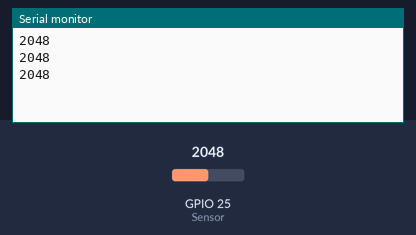
Bench run of a sketch on a simulated ESP32-S3. On the bench: the last lines printed to the serial monitor. The test bench sets the inputs (shaded band); at power-on: GPIO 25 (Sensor) = 2048.

Above: at 1.3 s.
1.4 s: GPIO 25 (Sensor) set to 2866
At 1.9 s:
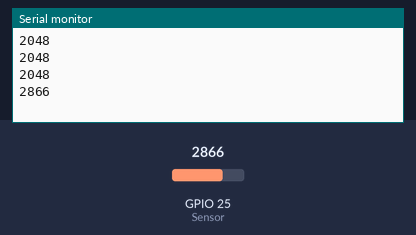
2.9 s: GPIO 25 (Sensor) set to 3603
At 3.4 s:
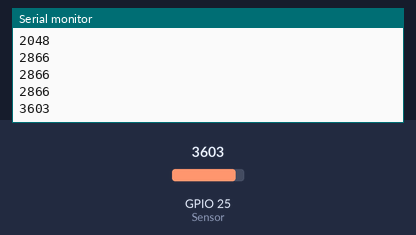
Timing chart, 0 to 5.9 s (numbered marks = the images above; inputs shaded):
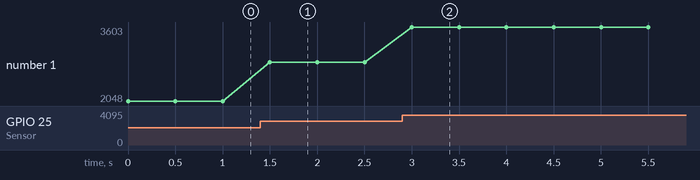

Measured:
- after the input at 1.4 s, the serial monitor: prints a new line after 0.10 s (image 1)
- after the input at 2.9 s, the serial monitor: prints a new line after 0.10 s (image 2)
- plotted number 1: 2048 → 2866 after the input at 1.4 s, 2866 → 3603 after the input at 2.9 s

The sketch:

sound-analog.ino
```cpp
const int Sensor = 25;        // Use an ADC-capable pin on ESP32-S3 (e.g., GPIO 14)

int level;

void setup() {
  Serial.begin(115200);
}

void loop() {
  level = analogRead(Sensor);      // Read sound level
  Serial.println(level);           // Print value for debugging

  delay(500);
}
```
